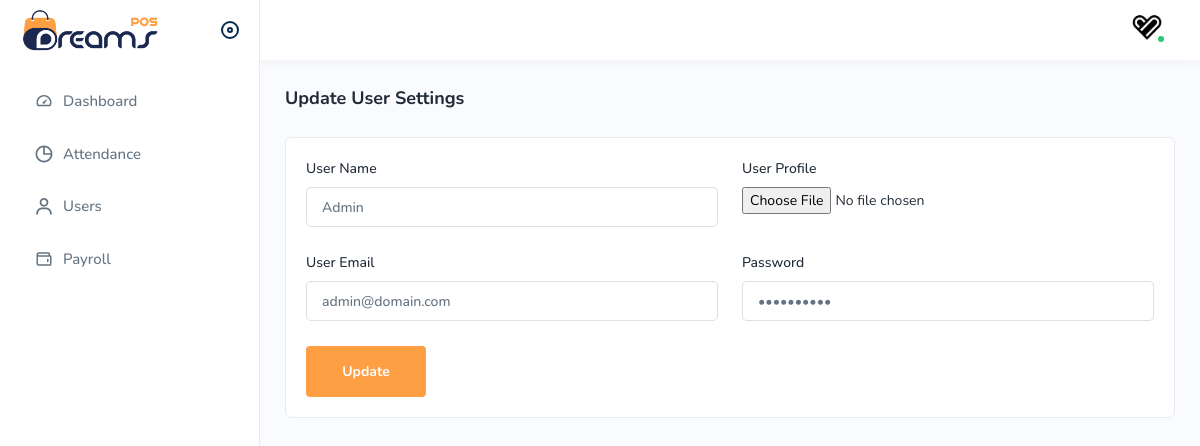
The page /settings.php (signed in) on the database its author committed.
### tables this page shows
CREATE TABLE `users` (
  `u_id` int(11) NOT NULL,
  `u_name` varchar(70) NOT NULL,
  `u_email` varchar(50) NOT NULL,
  `u_password` varchar(50) NOT NULL,
  `u_profile_img` varchar(300) NOT NULL,
  `u_role` enum('Admin','User') NOT NULL,
  `u_status` enum('0','1') NOT NULL,
  `u_designation` varchar(50) NOT NULL,
  `u_salary` float NOT NULL,
  `u_dob` date NOT NULL,
  `u_job_type` enum('Permanent','Probation','Notice Period') NOT NULL,
  `u_joining_date` date NOT NULL,
  `u_time_in` time NOT NULL,
  `u_time_out` time NOT NULL
);

### config.php (called while the page is built, shortened)
<?php
    $con = mysqli_connect('localhost','root','','attendance_system');
    $user = mysqli_query($con,"SELECT * FROM users WHERE u_id = '$_SESSION[as_user]'");
    $fetchUser = mysqli_fetch_array($user);
    if ($fetchUser['u_profile_img']) {
        $profileImg = $fetchUser['u_profile_img'];
    }
?>

### settings.php (the view, shortened to what this page needs)
<?php
	include 'config.php';
	if (isset($_SESSION['as_user'])) {
?>
<!DOCTYPE html>
<html lang="en">
	<head>
        <?php include 'header-files.php' ?>
	</head>
	<body>
		<div class="main-wrapper">
            <?php include 'header.php' ?>
            <?php include 'sidebar.php' ?>
			<div class="page-wrapper">
				<div class="content">
					<div class="page-header">
						<div class="page-title">
							<h4>Update User Settings</h4>
						</div>
					</div>
					<div class="card">
						<div class="card-body">
							<form class="row" method="post" enctype="multipart/form-data">
								<div class="col-md-6">
									<div class="form-group">
										<label>User Name</label>
										<input type="text" name="userName" value="<?= $fetchUser['u_name'] ?>">
									</div>
								</div>
								<div class="col-md-6">
									<div class="form-group">
										<label>User Profile</label>
										<input type="file" name="userProfile">
									</div>
								</div>
								<div class="col-md-6">
									<div class="form-group">
										<label>User Email</label>
										<input type="text" name="userEmail" value="<?= $fetchUser['u_email'] ?>">
									</div>
								</div>
								<div class="col-md-6">
									<div class="form-group">
										<label>Password</label>
										<input type="password" name="userPassword" value="<?= $fetchUser['u_password'] ?>">
									</div>
								</div>
								<div class="col-lg-12">
									<button href="javascript:void(0)" type="submit" name="update" class="btn btn-submit me-2">Update</button>
								</div>
                            </form>
						</div>
					</div>
				</div>
			</div>
		</div>
	</body>
</html>
<?php
	} else {
		$_SESSION['toastr_message'] = "Please Login First!";
		$_SESSION['toastr_type'] = "info";
		header("Location: login.php");
		exit();
	}
?>

### header.php (shortened to what this page needs)
<div class="header">
    <div class="header-left active">
        <a href="index.php" class="logo"><img src="assets/img/logo.png"  alt=""></a>
        <a id="toggle_btn" href="javascript:void(0);"></a>
    </div>
    <ul class="nav user-menu">
        <li class="nav-item dropdown has-arrow main-drop">
            <a href="javascript:void(0);" class="dropdown-toggle nav-link userset" data-bs-toggle="dropdown">
                <span class="user-img"><img src="user-profile-imgs/<?= $profileImg ?>" alt="">
                <span class="status online"></span></span>
            </a>
        </li>
    </ul>
</div>

### rows shown on the page
users: u_profile_img (picture), userName "Admin", userEmail "admin@domain.com"
